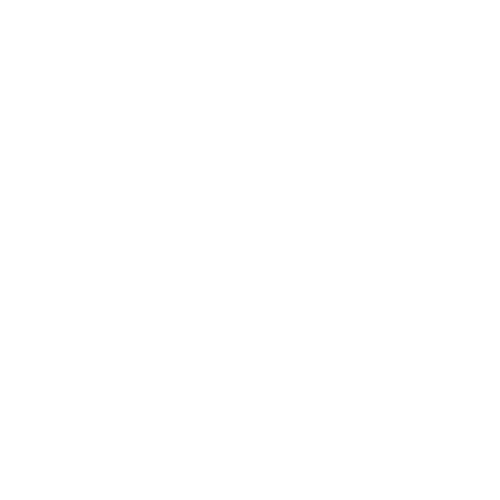
Frame 1 (no input)
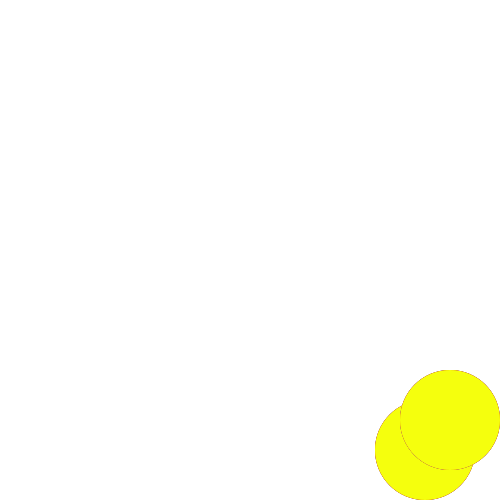
Frame 60 (the mouse pressed at the canvas centre just before this capture)
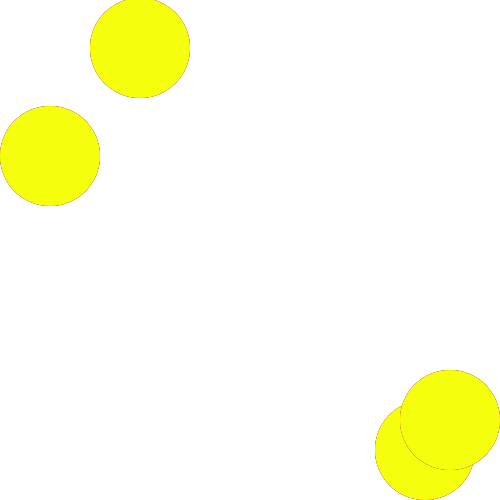
Frame 120 (the mouse held since frame 60 and released just before this capture)

The Processing sketch that drew these frames (run headless with seeded random() and noise(); from frame 60 on, the mouse is pressed at the canvas centre):

// Processing sketch: vector_homework
// ── vector_homework.pde
PVector position;
PVector velocity;
float r,g,b;
int radius;
int myColor[] ={#00AEFF,#680CEB,#FF0000,#E88F0C,#F5FF0D};

void setup(){
  
  size(500,500);
  background(255);
  position = new PVector (300,300);///PVector(x,y)location
  velocity = new PVector(5,6);////+,and - goes to opposite direction
  smooth();
  radius=100;
}

void draw(){
  //background(0);
 position.add(velocity);
  
  if(position.x >= (width-radius/2)||(position.x<=radius/2)){
    
    for(int i=0;i<myColor.length;i++){
    fill(myColor[i]);
    noStroke();
    ellipse(position.x,position.y,radius,radius);
    velocity.x=velocity.x *-1; //reverse xDirection
  
  }
  }
  
  if(position.y >= (height-radius/2)||(position.y <= radius/2)){
    for(int i=0; i<myColor.length;i++){
    fill(myColor[i]);
     noStroke();
    ellipse(position.x,position.y,radius,radius);
    velocity.y=velocity.y * -1;//reverse yDirection

  }
  }
   
}
